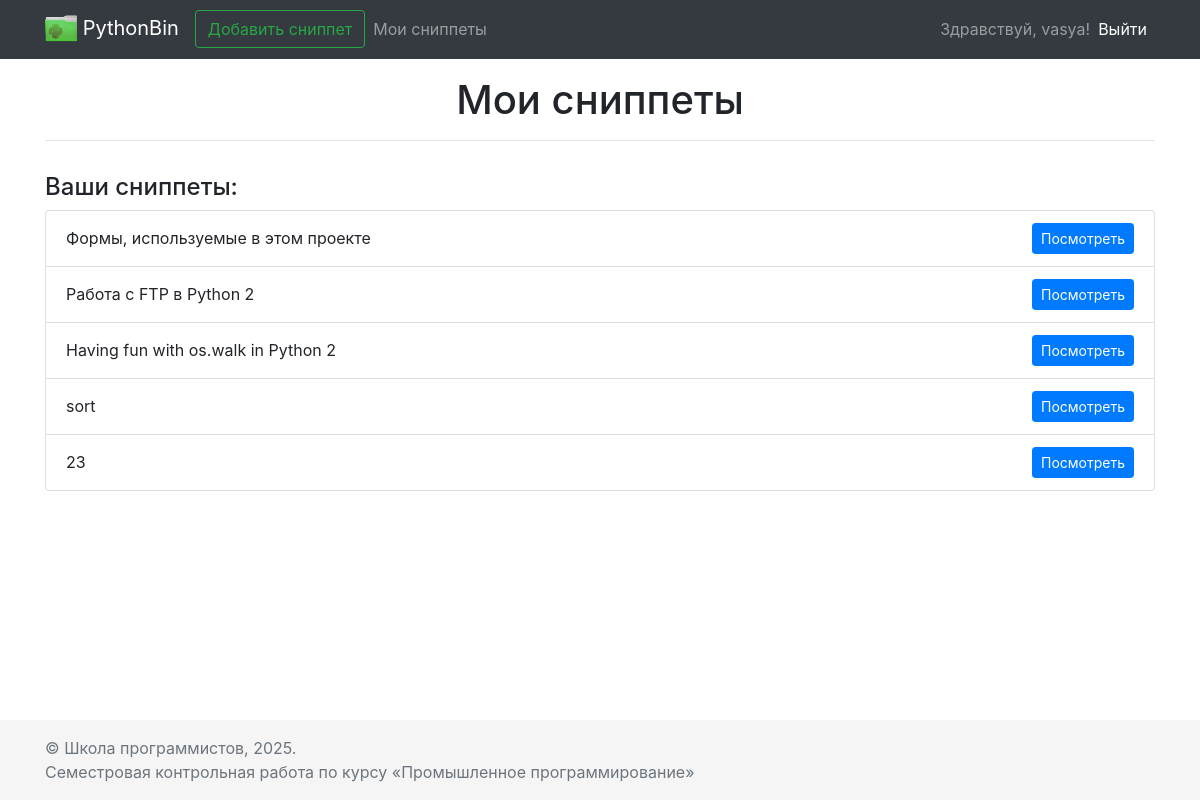
/my-snippets/ (signed in), run on the app's committed database.
### main/models.py (models this page shows)
class Snippet(models.Model):
    name = models.CharField(max_length=200)
    code = models.TextField(max_length=5000)
    creation_date = models.DateTimeField()
    user = models.ForeignKey(to=User, on_delete=models.CASCADE,
                             blank=True, null=True)  # can be empty due to usage of AnonymousUser

### main/views.py (the view)
# urls.py: path('my-snippets/', views.my_snippets_page, name='my_snippets'),
def my_snippets_page(request):
    context = {
        'pagename': 'Мои сниппеты',
        'snippets': Snippet.objects.filter(user=request.user),
    }
    return render(request, 'pages/my_snippets.html', context)

### main/templates/pages/my_snippets.html
{% extends 'base.html' %}
{% block pagename %}
<div class="row">
    <div class="col text-center">
        <h1>{{ pagename }}</h1>
        <hr>
    </div>
</div>
{% endblock %}
{% block content %}
<div class="row mt-3">
    <div class="col">
        <h4>Ваши сниппеты:</h4>
        {% if snippets %}
        <ul class="list-group">
            {% for snippet in snippets %}
            <li class="list-group-item d-flex justify-content-between align-items-center">
                <span>{{ snippet.name }}</span>
                <a href="{% url 'view_snippet' snippet.id %}" class="btn btn-primary btn-sm">Посмотреть</a>
            </li>
            {% endfor %}
        </ul>
        {% else %}
        <p>У вас пока нет загруженных сниппетов.</p>
        {% endif %}
    </div>
</div>
{% endblock %}

### main/templates/header.html (shortened to what this page needs)
{% load static %}
<nav class="navbar navbar-expand-md navbar-dark fixed-top bg-dark">
    <div class="container">
        <a class="navbar-brand" href="{% url 'index' %}">
            <img src="{% static 'images/logo.png' %}" width="32" height="32" alt="">
            PythonBin
        </a>
        <div class="collapse navbar-collapse" id="navbarCollapse">
            <ul class="navbar-nav mr-auto">
                <li class="form-inline">
                    <a class="btn btn-outline-success" href="{% url 'add_snippet' %}">Добавить сниппет</a>
                </li>
                {% if request.user.is_authenticated %}
                    <li class="nav-item"><a class="nav-link" href="{% url 'my_snippets' %}">Мои сниппеты</a></li>
                {% endif %}
            </ul>
            {% if request.user.is_authenticated %}
                <ul class="navbar-nav mr-right">
                    <span class="navbar-text">
                        Здравствуй, {{ request.user.username }}!
                    </span>
                    <li class="nav-item active"><a class="nav-link" href="{% url 'logout' %}">Выйти</a></li>
                </ul>
            {% endif %}
        </div>
    </div>
</nav>

### data on the page
Snippet: name "Формы, используемые в этом проекте"
Snippet: name "Работа с FTP в Python 2"
Snippet: name "Having fun with os.walk in Python 2"
Snippet: name "sort"
Snippet: name "23"

### other printed values
{{ request.user.username }} "vasya"
{{ pagename }} "Мои сниппеты"
